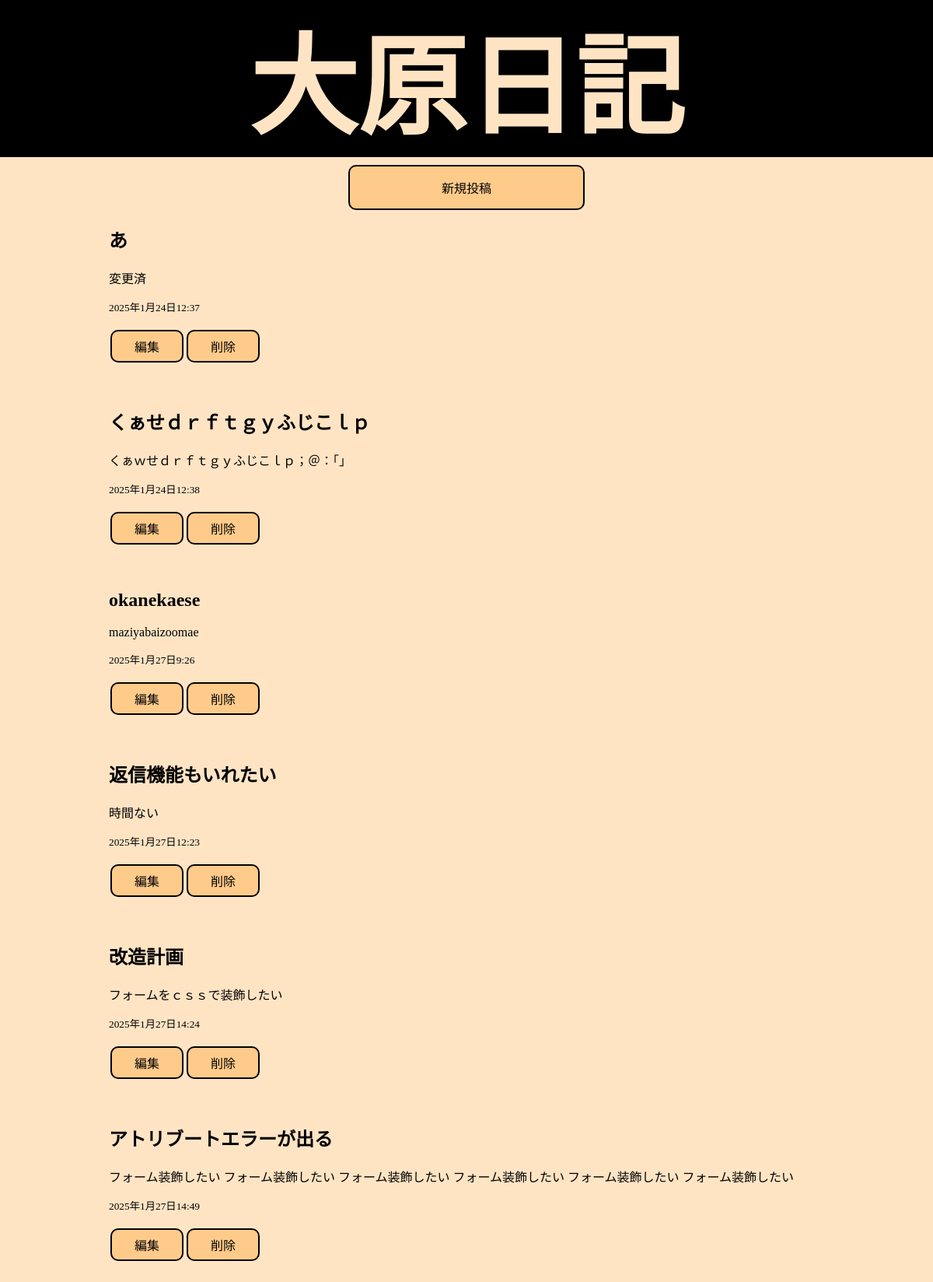
The page / on the database its author committed.
### keiziban/models.py (models this page shows, shortened)
class Article(models.Model):
    title = models.CharField(max_length=200)
    content = models.TextField()
    created_at = models.DateTimeField(auto_now_add=True)

### keiziban/views.py (the view)
# urls.py: path('', views.index, name = 'index'),
def index(request):
    articles = Article.objects.all()
    return render(request, 'index.html', {'articles': articles})

### keiziban/templates/index.html (shortened to what this page needs)
{% load static %}
<!DOCTYPE html>
<html lang="en">
<head>
    <link rel="stylesheet" href="{% static 'css/base.css' %}">
</head>
<body class="body">
    <header>
        <h1 id="title">大原日記</h1>
    </header>
    <a href="{% url 'create' %}" class="link">新規投稿</a>
    <ul style="list-style: none;">
        {% for article in articles %}
            <li id="nakami">
                <h2>{{ article.title }}</h2>
                <p>{{ article.content }}</p>
                <small>{{ article.created_at }}</small>
                <br><br>
                <div class="contents">
                    <div class="yoko">
                        <a href="{% url 'edit' article.id %}" class="link_sub">編集</a>
                    </div>
                    <div class="yoko">
                        <a href="{% url 'delete' article.id %}" class="link_sub">削除</a>
                    </div>
                </div>
            </li>
            <br><br>
        {% endfor %}
    </ul>
</body>
</html>

### keiziban/static/css/base.css (style rules this page uses)
header { background-color: black; color: bisque; font-size: 70px; text-align: center; margin-top: 0%; }
#title { margin-top: 0px; margin-bottom: 10px; }
.body { background-color: bisque; margin: 0px; }
.link { display: block; width: 300px; padding: 15px 0; margin: auto; background: rgb(255, 203, 139); color: black; text-decoration: none; text-align: center; border: solid 2px black; border-radius: 10px; }
.link_sub { display: block; width: 90px; padding: 7px 0; margin: 2px; background: rgb(255, 203, 139); color: black; text-decoration: none; text-align: center; border: solid 2px black; border-radius: 10px; }
.contents { overflow: hidden; }
.yoko { float: left; }
#nakami { margin-left: 100px; margin-right: 120px; }

### rows shown on the page
Article: title "あ", content "変更済", created_at "2025年1月24日12:37"
Article: title "くぁせｄｒｆｔｇｙふじこｌｐ", content "くぁｗせｄｒｆｔｇｙふじこｌｐ；＠：「」", created_at "2025年1月24日12:38"
Article: title "okanekaese", content "maziyabaizoomae", created_at "2025年1月27日9:26"
Article: title "返信機能もいれたい", content "時間ない", created_at "2025年1月27日12:23"
Article: title "改造計画", content "フォームをｃｓｓで装飾したい", created_at "2025年1月27日14:24"
Article: title "アトリブートエラーが出る", content "フォーム装飾したい フォーム装飾したい フォーム装飾したい フォーム装飾したい フォーム装飾したい フォーム装飾したい", created_at "2025年1月27日14:49"
